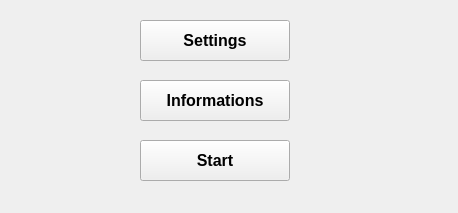
<?xml version="1.0" encoding="UTF-8"?>
<ui version="4.0">
 <class>Form</class>
 <widget class="QWidget" name="Form">
  <property name="geometry">
   <rect>
    <x>0</x>
    <y>0</y>
    <width>458</width>
    <height>213</height>
   </rect>
  </property>
  <property name="minimumSize">
   <size>
    <width>458</width>
    <height>213</height>
   </size>
  </property>
  <property name="maximumSize">
   <size>
    <width>458</width>
    <height>213</height>
   </size>
  </property>
  <property name="windowTitle">
   <string>自动绘画UI</string>
  </property>
  <widget class="QPushButton" name="setting_btn">
   <property name="geometry">
    <rect>
     <x>140</x>
     <y>20</y>
     <width>150</width>
     <height>41</height>
    </rect>
   </property>
   <property name="font">
    <font>
     <family>Arial</family>
     <pointsize>12</pointsize>
     <weight>75</weight>
     <bold>true</bold>
    </font>
   </property>
   <property name="text">
    <string>Settings</string>
   </property>
  </widget>
  <widget class="QPushButton" name="information_btn">
   <property name="geometry">
    <rect>
     <x>140</x>
     <y>80</y>
     <width>150</width>
     <height>41</height>
    </rect>
   </property>
   <property name="font">
    <font>
     <family>Arial</family>
     <pointsize>12</pointsize>
     <weight>75</weight>
     <bold>true</bold>
    </font>
   </property>
   <property name="text">
    <string>Informations</string>
   </property>
  </widget>
  <widget class="QPushButton" name="start_btn">
   <property name="geometry">
    <rect>
     <x>140</x>
     <y>140</y>
     <width>150</width>
     <height>41</height>
    </rect>
   </property>
   <property name="font">
    <font>
     <family>Arial</family>
     <pointsize>12</pointsize>
     <weight>75</weight>
     <bold>true</bold>
    </font>
   </property>
   <property name="text">
    <string>Start</string>
   </property>
  </widget>
 </widget>
 <resources/>
 <connections/>
</ui>
